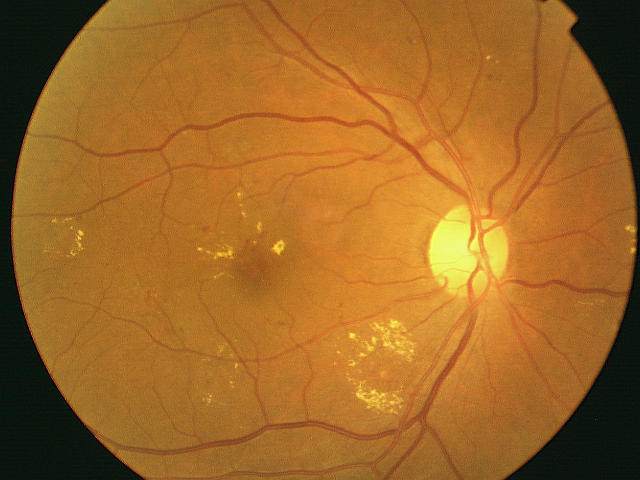
%> input picture 1º Cuatrimestre/[VC] Visión por Computador/Prácticas/Practica3_Manipulacion_Contraste/ColorPatron.bmp, 640 x 480 px
$ octave Practica3_Parte3.m   (GNU Octave 9; MATLAB toolbox functions it lacks are replaced by stand-ins)
%> lines starting %> are read from the running program, lines starting %| are printed output that depends on the picture; in (x1, y1, x2, y2) boxes, pixels count from 0 and x2, y2 are one past the last pixel; in counts of white or black regions, pixels touching at a corner belong together; the program's own positions count from 1
addpath('./Funciones Necesarias\')

% Sacamos el histograma de referencia de cada componente de color de la
% imagen patrón.
W = 3;
I_patron = imread('./ColorPatron.bmp');
%> I_patron is the input picture: size 480x640x3 uint8; mean R, G, B 158.9, 103.5, 38.6

Ip_R = (I_patron(:,:,1));
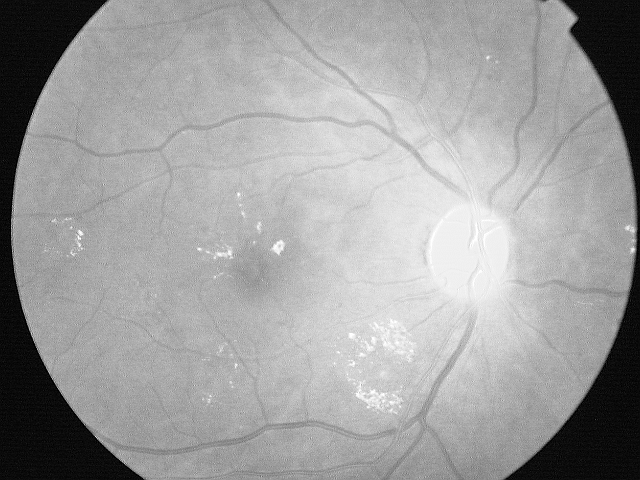
%> Ip_R: size 480x640 uint8; min 0, max 255, mean 158.9
Ip_G = (I_patron(:,:,2));
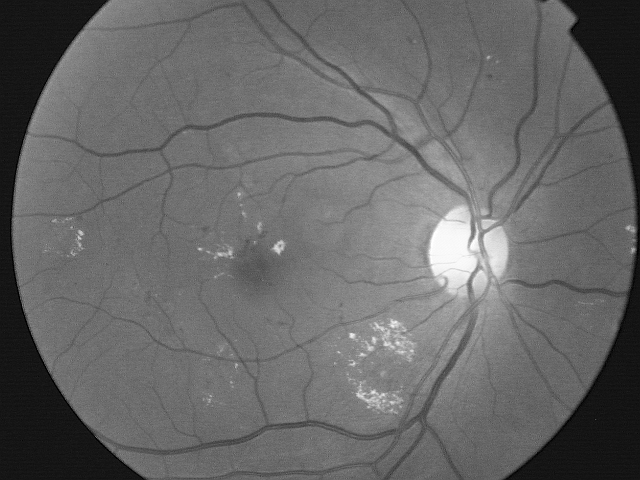
%> Ip_G: size 480x640 uint8; min 0, max 255, mean 103.5
Ip_B = (I_patron(:,:,3));
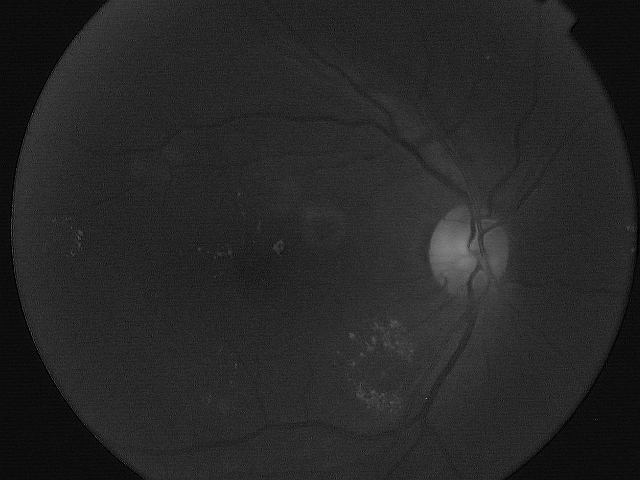
%> Ip_B: size 480x640 uint8; min 0, max 178, mean 38.6

I_patron_d = double(I_patron);
ROI_patron = (I_patron_d(:,:,1)+I_patron_d(:,:,2)+I_patron_d(:,:,3)) > 150;
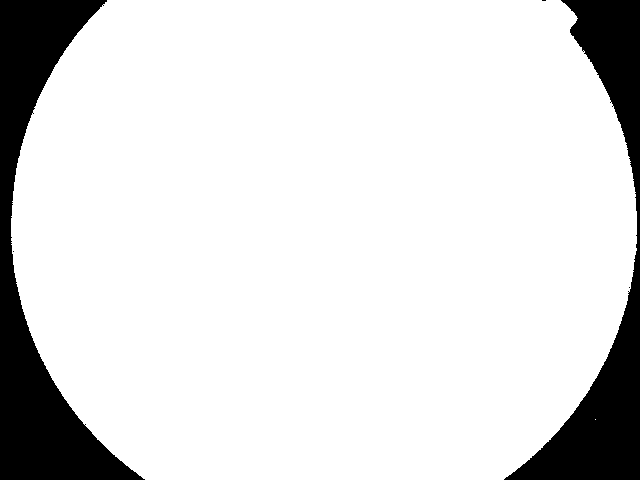
%> ROI_patron: size 480x640 logical; 86.9% white; 5 black regions (3 under 20 px), largest, box (x1, y1, x2, y2) and area: (0, 0, 145, 480) 22349, (504, 0, 640, 480) 17908

%% CIERRE MORFOLÓGICO
% Aplicamos un filtro de máximos para eliminar el ruido tipo 'pimienta'
I_filt_patron = ordfilt2(ROI_patron,W*W,ones(W));
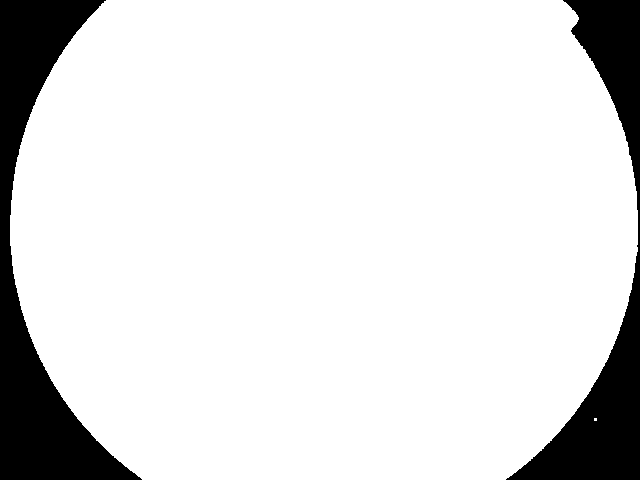
%> I_filt_patron: size 480x640 logical; 87.4% white; 2 black regions, box (x1, y1, x2, y2) and area: (0, 0, 142, 480) 21628, (506, 0, 640, 480) 17173
% Aplicamos un filtro de mínimos para devolver la región de interés al
% tamaño original
I_filt_patron = ordfilt2(I_filt_patron,1,ones(W));
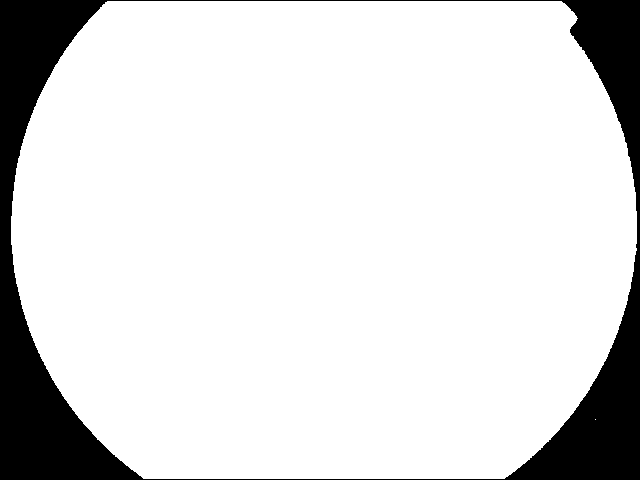
%> I_filt_patron: size 480x640 logical; 86.6% white; 1 black region, box (x1, y1, x2, y2) and area: (0, 0, 640, 480) 41039

%% APERTURA MORFOLÓGICA
% Aplicamos un filtro de mínimos para eliminar el ruido tipo 'sal'
I_filt_patron = ordfilt2(I_filt_patron,1,ones(W));
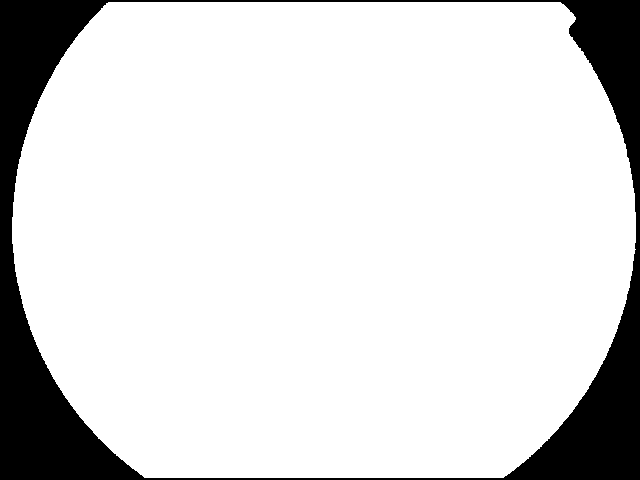
%> I_filt_patron: size 480x640 logical; 85.9% white; 1 black region, box (x1, y1, x2, y2) and area: (0, 0, 640, 480) 43261
% Aplicamos un filtro de máximos para devolver la región de interés al
% tamaño original
I_filt_patron = ordfilt2(I_filt_patron,W*W,ones(W));
%> I_filt_patron: size 480x640 logical; 86.6% white; 1 black region, box (x1, y1, x2, y2) and area: (0, 0, 640, 480) 41041

% Consideramos solamente los píxeles de la zona de interés
h_r_patron = imhist(Ip_R(I_filt_patron));
%> h_r_patron = 256 values, max 6137 at index 168, min 0 at index 1, mean 1039.7
h_g_patron = imhist(Ip_G(I_filt_patron));
%> h_g_patron = 256 values, max 9632 at index 111, min 0 at index 1, mean 1039.7
h_b_patron = imhist(Ip_B(I_filt_patron));
%> h_b_patron = 256 values, max 14883 at index 41, min 0 at index 137, mean 1039.7


% Para cada imagen de fondo de ojo:
numImagenes = 4;
for i=1:numImagenes

nombre = ['Color',num2str(i),'.bmp'];
%> (the run ends here)

$ run again, with 1º Cuatrimestre/[VC] Visión por Computador/Prácticas/Practica3_Manipulacion_Contraste/Color3.bmp copied over 1º Cuatrimestre/[VC] Visión por Computador/Prácticas/Practica3_Manipulacion_Contraste/ColorPatron.bmp
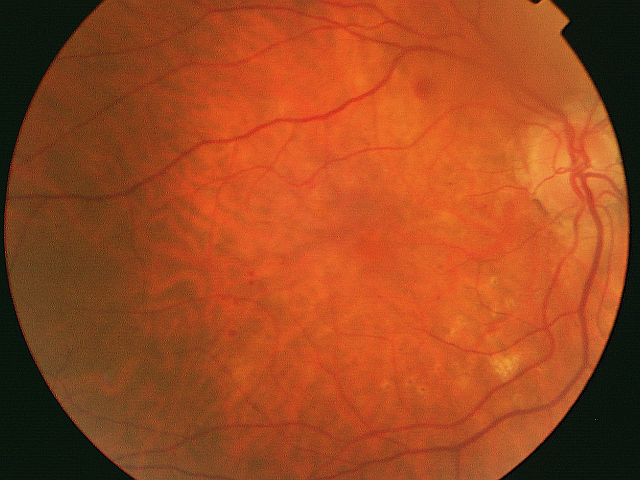
%> input picture 1º Cuatrimestre/[VC] Visión por Computador/Prácticas/Practica3_Manipulacion_Contraste/Color3.bmp, 640 x 480 px
%> I_patron is the input picture: size 480x640x3 uint8; mean R, G, B 158.6, 72.8, 32.3
%> `ROI_patron = (I_patron_d(:,:,1)+I_patron_d(:,:,2)+I_patron_d(:,:,3)) >..`:
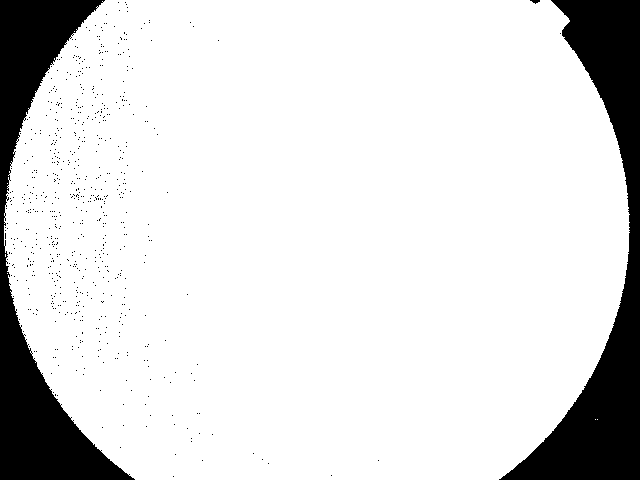
%> ROI_patron: size 480x640 logical; 86.5% white; 680 black regions (677 under 20 px), largest, box (x1, y1, x2, y2) and area: (499, 0, 640, 480) 21439, (0, 0, 135, 480) 19208, (530, 0, 540, 4) 24
%> `I_filt_patron = ordfilt2(I_filt_patron,1,ones(W));`:
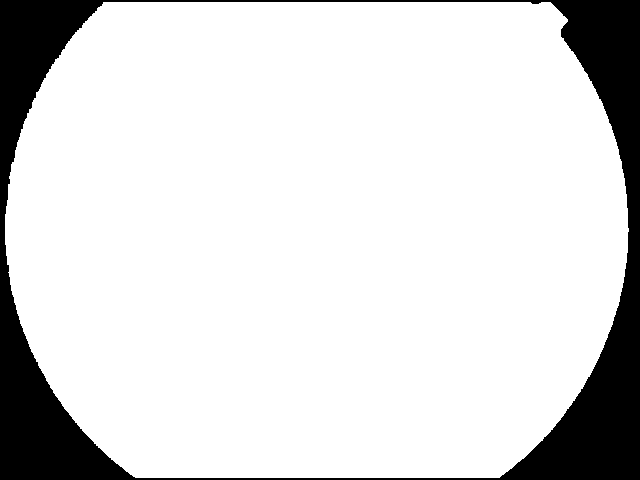
%> I_filt_patron: size 480x640 logical; 85.8% white; 1 black region, box (x1, y1, x2, y2) and area: (0, 0, 640, 480) 43504
%> h_r_patron = 256 values, max 4199 at index 224, min 0 at index 1, mean 1038.8
%> h_g_patron = 256 values, max 5933 at index 73, min 0 at index 1, mean 1038.8
%> h_b_patron = 256 values, max 11078 at index 36, min 0 at index 97, mean 1038.8
